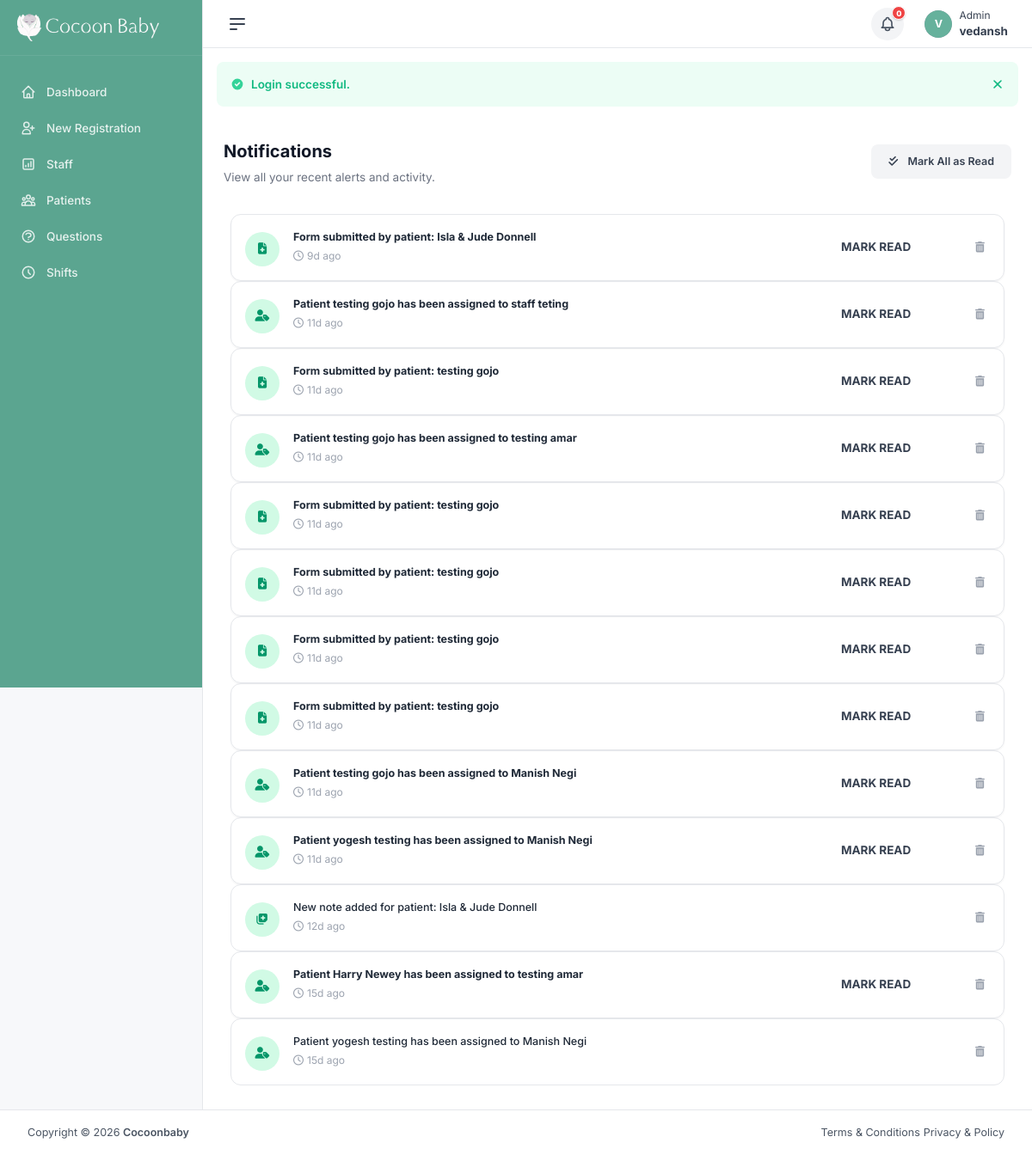
Screenshot of /notifications.php (signed in) with the database file from the repository.
### tables this page shows
CREATE TABLE `users` (
  `id` int(11) NOT NULL AUTO_INCREMENT,
  `username` varchar(100) NOT NULL,
  `email` varchar(150) NOT NULL,
  `phone` varchar(20) DEFAULT NULL,
  `profile_url` varchar(255) DEFAULT NULL,
  `password` char(32) NOT NULL,
  `reset_token` varchar(64) DEFAULT NULL,
  `token_expiry` datetime DEFAULT NULL,
  `role` enum('admin','staff','patient') DEFAULT 'patient',
  `shift_id` int(11) DEFAULT NULL,
  `status` enum('active','inactive','pending') NOT NULL DEFAULT 'pending',
  `created_at` timestamp NOT NULL DEFAULT current_timestamp(),
  `updated_at` timestamp NULL DEFAULT NULL,
  PRIMARY KEY (`id`),
  UNIQUE KEY `email` (`email`),
  KEY `fk_user_shift` (`shift_id`),
  CONSTRAINT `fk_user_shift` FOREIGN KEY (`shift_id`) REFERENCES `note_types` (`id`) ON DELETE SET NULL
);

CREATE TABLE `notifications` (
  `id` int(11) NOT NULL AUTO_INCREMENT,
  `user_id` int(11) NOT NULL,
  `actor_id` int(11) NOT NULL,
  `type` varchar(50) NOT NULL,
  `message` text NOT NULL,
  `reference_id` int(11) DEFAULT NULL,
  `is_read` tinyint(1) DEFAULT 0,
  `created_at` timestamp NOT NULL DEFAULT current_timestamp(),
  PRIMARY KEY (`id`)
);

### controllers/NotificationController.php (called while the page is built, shortened)
<?php
class NotificationController {
    private $pdo;
    public function __construct($pdo) {
        $this->pdo = $pdo;
    }
    public function getNotificationsPaginated($user_id, $page = 1, $limit = 15) {
        try {
            $offset = ($page - 1) * $limit;
            $stmtCount = $this->pdo->prepare("SELECT COUNT(*) FROM notifications WHERE user_id = ?");
            $stmtCount->execute([$user_id]);
            $total = (int)$stmtCount->fetchColumn();
            $stmtData = $this->pdo->prepare("SELECT n.*, u.username as actor_name, u.profile_url as actor_profile
                                             FROM notifications n
                                             JOIN users u ON n.actor_id = u.id
                                             WHERE n.user_id = ?
                                             ORDER BY n.created_at DESC
                                             LIMIT ? OFFSET ?");
            $stmtData->bindValue(1, (int)$user_id, PDO::PARAM_INT);
            $stmtData->bindValue(2, (int)$limit, PDO::PARAM_INT);
            $stmtData->bindValue(3, (int)$offset, PDO::PARAM_INT);
            $stmtData->execute();
            $notifications = $stmtData->fetchAll(PDO::FETCH_ASSOC);
            return ['data' => $notifications, 'total' => $total];
        } catch (PDOException $e) {
            return ['data' => [], 'total' => 0];
        }
    }
}

### notifications.php (the view, shortened to what this page needs)
<?php
require_once './config/database.php';
require_once './controllers/NotificationController.php';
$notifCtrl = new NotificationController($pdo);
$user_id = $_SESSION['user']['id'];
$page = isset($_GET['page']) ? (int)$_GET['page'] : 1;
$perPage = 15;
$result = $notifCtrl->getNotificationsPaginated($user_id, $page, $perPage);
$notifications = $result['data'] ?? [];
$totalNotifs = $result['total'] ?? 0;
include './views/layouts/head.php';
require_once './views/layouts/alert.php';
function formatTimeAgo($datetimeStr) {
    $time = strtotime($datetimeStr);
    $diff = time() - $time;
    if ($diff < 2592000) return floor($diff / 86400) . "d ago";
    return floor($diff / 31536000) . "y ago";
}
function getIconForType($type) {
    switch ($type) {
        case 'form_submitted': return 'fas fa-file-medical';
        case 'note_added': return 'fas fa-notes-medical';
        case 'assignment': return 'fas fa-user-tag';
    }
}
function getLinkForNotification($notif) {
    if (strpos($notif['type'], 'form') !== false) {
        return "view_log.php?user_id=" . urlencode($notif['actor_id']) . "&submission_id=" . urlencode($notif['reference_id']);
    } else if (strpos($notif['type'], 'note') !== false) {
        return "patient_notes.php?user_id=" . urlencode($notif['reference_id']);
    } else if (strpos($notif['type'], 'assign') !== false) {
        return "patient-details.php?user_id=" . urlencode($notif['reference_id']);
    }
    return "#";
}
?>
<div class="app-layout-modern flex flex-auto flex-col">
    <div class="flex flex-auto min-w-0">
        <?php include './views/layouts/sidebar.php'; ?>
        <div class="flex flex-col flex-auto min-h-screen min-w-0 relative w-full bg-white border-l border-gray-200">
            <?php include './views/layouts/header.php'; ?>
            <div class="px-4 mt-4"><?= displayAlert() ?></div>
            <div class="h-full flex flex-auto flex-col">
                <main class="h-full">
                    <div class="page-container relative h-full flex flex-auto flex-col px-4 sm:px-6 md:px-8 py-4 sm:py-6">
                        <div class="flex flex-col md:flex-row md:items-center md:justify-between gap-4 mb-6">
                            <div>
                                <h1 class="text-2xl font-bold text-gray-900 drop-shadow-sm">Notifications</h1>
                                <p class="text-md text-gray-500 mt-1">View all your recent alerts and activity.</p>
                            </div>
                            <div class="flex gap-3">
                                <?php if ($totalNotifs > 0): ?>
                                    <a href="?action=mark_all_read" class="bg-gray-100 hover:bg-gray-200 text-gray-700 px-5 py-2.5 rounded-lg text-sm font-semibold transition-all">
                                        <i class="fas fa-check-double mr-2"></i> Mark All as Read
                                    </a>
                                <?php endif; ?>
                            </div>
                        </div>
                        <div class="bg-white rounded-2xl p-2 sm:p-6">
                            <?php if (empty($notifications)): ?>
                                <div class="text-center py-12">
                                    <div class="inline-flex items-center justify-center rounded-full bg-gray-50 mb-4 flex-shrink-0" style="width: 64px; height: 64px; min-width: 64px; min-height: 64px;">
                                        <i class="far fa-bell text-2xl text-gray-400"></i>
                                    </div>
                                    <h3 class="text-lg font-medium text-gray-900">No Notifications</h3>
                                    <p class="text-gray-500 mt-1">You're all caught up!</p>
                                </div>
                            <?php else: ?>
                                <div class="space-y-4">
                                    <?php foreach ($notifications as $notif):
                                        $isRead = $notif['is_read'] == 1;
                                        $link = getLinkForNotification($notif);
                                    ?>
                                        <div class="p-4 rounded-xl border border-gray-100 flex items-start gap-4 transition-colors relative hover:shadow-md
                                            <?= !$isRead ? 'bg-teal-50/20 shadow-sm border-teal-100' : 'bg-white hover:bg-gray-50' ?>">
                                            <div class="rounded-full bg-emerald-100 text-emerald-600 flex items-center justify-center mt-1 flex-shrink-0" style="width: 40px; height: 40px; min-width: 40px; min-height: 40px;">
                                                <i class="<?= getIconForType($notif['type']) ?>"></i>
                                            </div>
                                            <div class="flex-1">
                                                <p class="text-sm <?= !$isRead ? 'font-bold' : 'font-medium' ?> text-gray-800">
                                                    <?= htmlspecialchars($notif['message']) ?>
                                                </p>
                                                <p class="text-xs text-gray-400 mt-1 flex items-center gap-1">
                                                    <i class="far fa-clock"></i> <?= formatTimeAgo($notif['created_at']) ?>
                                                </p>
                                            </div>
                                            <div class="flex items-center gap-2">
                                                <?php if (!$isRead): ?>
                                                    <a href="?action=mark_read&id=<?= $notif['id'] ?>" class="text-[11px] font-bold text-teal-600 hover:text-teal-800 uppercase">Mark Read</a>
                                                <?php endif; ?>
                                                <a href="<?= $link ?>" class="bg-gray-900 hover:bg-gray-800 text-white px-3 py-1.5 rounded-lg text-xs font-semibold transition-colors">
                                                </a>
                                                <a href="?action=delete&id=<?= $notif['id'] ?>" onclick="return confirm('Delete this notification?')" class="text-gray-400 hover:text-red-600 p-1.5 transition-colors" title="Delete">
                                                    <i class="fas fa-trash-alt text-sm"></i>
                                                </a>
                                            </div>
                                        </div>
                                    <?php endforeach; ?>
                                </div>
                            <?php endif; ?>
                        </div>
                    </div>
                </main>
            </div>
        </div>
    </div>
</div>
<?php
include './views/layouts/footer.php';
?>

### views/layouts/header.php (shortened to what this page needs)
<?php
try {
    require_once './config/database.php';
    $user = null;
    if (isset($_SESSION['user']) && is_array($_SESSION['user']) && isset($_SESSION['user']['id']) && is_numeric($_SESSION['user']['id']) && $_SESSION['user']['id'] > 0) {
        $stmt = $pdo->prepare("SELECT username, email, profile_url, role FROM users WHERE id = :id");
        $stmt->execute(['id' => $_SESSION['user']['id']]);
        $userData = $stmt->fetch(PDO::FETCH_ASSOC);
        if ($userData) {
            $user = [
                'username' => $userData['username'],
                'email' => $userData['email'],
                'profile_url' => $userData['profile_url'] ?: 'public/img/avatars/default.jpg',
                'role' => $userData['role'] ?: 'user',
                'logout_url' => './auth/logout.php'
            ];
        }
    }
} catch (PDOException $e) {
    error_log("Database error: " . $e->getMessage());
    $user = null;
}
?>
<?php
if (!function_exists('renderAvatar')) {
    function renderAvatar($url, $name, $sizeClass = 'w-[32px]', $textSizeClass = 'text-sm') {
        $initial = !empty($name) ? strtoupper(substr($name, 0, 1)) : '?';
        $sizeStyle = "";
        if (preg_match('/w-\[(\d+px)\]/', $sizeClass, $matches)) {
            $size = $matches[1];
            $sizeStyle = "width: $size; height: $size; line-height: $size;";
        }
        $onError = "this.style.display='none'; if(this.nextElementSibling) this.nextElementSibling.style.display='flex';";
        $html = '<span class="avatar avatar-circle ' . $sizeClass . '" style="min-width: unset; flex-shrink: 0; display: inline-flex; align-items: center; justify-content: center; ' . $sizeStyle . '">';
        if (!empty($url)) {
            $html .= '<img class="avatar-img avatar-circle" src="' . htmlspecialchars($url, ENT_QUOTES, 'UTF-8') . '" loading="lazy" alt="Avatar" onerror="' . $onError . '" style="width: 100%; height: 100%; object-fit: cover; border-radius: 50%;">';
            $html .= '<div class="avatar-letter ' . $textSizeClass . '" style="display:none; width: 100%; height: 100%;">' . htmlspecialchars($initial) . '</div>';
        } else {
            $html .= '<div class="avatar-letter ' . $textSizeClass . '" style="width: 100%; height: 100%;">' . htmlspecialchars($initial) . '</div>';
        }
        $html .= '</span>';
        return $html;
    }
}
?>
    <div id="main-content" class="content-hidden">
        <header class="header border-b border-gray-200 dark:border-gray-700">
    <div class="header-wrapper h-16">
        <div class="header-action header-action-start">
            <div id="side-nav-toggle" class="side-nav-toggle header-action-item header-action-item-hoverable">
                <div class="text-2xl">
                    <svg class="side-nav-toggle-icon-expand" stroke="currentColor" fill="none" stroke-width="0"
                        viewBox="0 0 24 24" height="1em" width="1em" xmlns="http://www.w3.org/2000/svg">
                        <path stroke-linecap="round" stroke-linejoin="round" stroke-width="2"
                            d="M4 6h16M4 12h16M4 18h7"></path>
                    </svg>
                </div>
            </div>
        </div>
        <div class="header-action header-action-end">
            <?php if ($user && strtolower($user['role']) !== 'patient'): ?>
                <div class="dropdown mr-3">
                    <button class="dropdown-toggle relative flex items-center justify-center rounded-full bg-gray-100 hover:bg-gray-200 transition-all duration-200 border-none p-0 flex-shrink-0" id="notification-dropdown-toggle" data-bs-toggle="dropdown" aria-expanded="false" style="width: 38px !important; height: 38px !important; min-width: 38px !important; min-height: 38px !important; max-width: 38px !important; max-height: 38px !important; aspect-ratio: 1/1 !important;">
                        <span id="notification-badge" style="display:none;">0</span>
                    </button>
                </div>
            <?php endif; ?>
            <?php if ($user):  ?>
                <div class="dropdown">
                    <div class="dropdown-toggle" id="user-dropdown" data-bs-toggle="dropdown">
                        <div class="header-action-item flex items-center gap-2">
                            <?php echo renderAvatar($user['profile_url'], $user['username'], 'w-[32px]'); ?>
                            <div class="hidden md:block">
                                <div class="text-xs capitalize"><?php echo htmlspecialchars($user['role'], ENT_QUOTES, 'UTF-8'); ?></div>
                                <div class="font-bold"><?php echo htmlspecialchars($user['username'], ENT_QUOTES, 'UTF-8'); ?></div>
                            </div>
                        </div>
                    </div>
                </div>
            <?php endif; ?>
        </div>
    </div>
</header>
    </div>

### public/css/main.css (style rules this page uses)
body { font-size: 13.5px !important; }
.text-sm { font-size: 12.5px !important; }
h1, .h1 { font-size: 24px !important; }
input, select, textarea, button, .btn, .input, .badge-label { font-size: 13px !important; }
.page-container { padding-top: 1.25rem; padding-bottom: 1.25rem; }

### views/layouts/header.php (style rules this page uses)
:root { --primary: #5ba590; --primary-hover: #4a9079; --border: #e5e7eb; --bg: #f7f8fa; --text: #374151; --text-light: #6b7280; }
body { font-family: 'Inter', sans-serif !important; font-size: 13.5px !important; color: var(--text) !important; background-color: var(--bg) !important; -webkit-font-smoothing: antialiased; }
h1 { font-size: 20px !important; font-weight: 700 !important; color: #111827 !important; }
.header { box-shadow: none !important; border-bottom: 1px solid var(--border) !important; height: 56px !important; }
.header-wrapper { height: 56px !important; }
.page-container { padding: 1.25rem 1.5rem !important; }
.avatar-letter { display: flex; align-items: center; justify-content: center; width: 100%; height: 100%; border-radius: 50%; background-color: var(--primary); color: #fff; font-weight: 600; font-size: inherit; }
.content-visible { visibility: visible; opacity: 1; transition: opacity 0.3s ease; }
.avatar-letter { display: flex; align-items: center; justify-content: center; background-color: #66b19c; color: white; font-weight: bold; text-transform: uppercase; width: 100%; height: 100%; border-radius: 50% !important; aspect-ratio: 1 / 1; overflow: hidden; }
.avatar-circle { border-radius: 50% !important; overflow: hidden; display: inline-flex; align-items: center; justify-content: center; aspect-ratio: 1 / 1; }
#notification-badge { position: absolute !important; top: -2px !important; right: -2px !important; width: 16px !important; height: 16px !important; background-color: #ef4444 !important; color: white !important; font-size: 9px !important; font-weight: 800 !important; border-radius: 50% !important; border: 1.5px solid white !important; display: flex !important; align-items: center !important; justify-content: center !important; line-height: 1 !important; z-index: 10 !important; box-shadow: 0 1px 2px rgba(0,0,0,0.15) !important; }

### rows the page displays
users: username "V", role "Admin", username "vedansh"
notifications: message "Form submitted by patient: Isla & Jude Donnell", created_at "9d ago"
notifications: message "Patient testing gojo has been assigned to staff teting", created_at "11d ago"
notifications: message "Form submitted by patient: testing gojo", created_at "11d ago"
notifications: message "Patient testing gojo has been assigned to testing amar", created_at "11d ago"
notifications: message "Form submitted by patient: testing gojo", created_at "11d ago"
notifications: message "Form submitted by patient: testing gojo", created_at "11d ago"
notifications: message "Form submitted by patient: testing gojo", created_at "11d ago"
notifications: message "Form submitted by patient: testing gojo", created_at "11d ago"
notifications: message "Patient testing gojo has been assigned to Manish Negi", created_at "11d ago"
notifications: message "Patient yogesh testing has been assigned to Manish Negi", created_at "11d ago"
notifications: message "New note added for patient: Isla & Jude Donnell", created_at "12d ago"
notifications: message "Patient Harry Newey has been assigned to testing amar", created_at "15d ago"
notifications: message "Patient yogesh testing has been assigned to Manish Negi", created_at "15d ago"

### other values shown
$message "Login successful."
